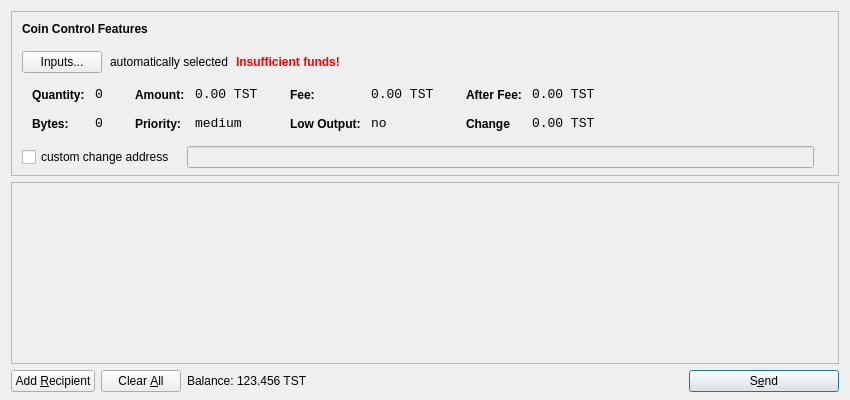
<?xml version="1.0" encoding="UTF-8"?>
<ui version="4.0">
 <class>SendCoinsDialog</class>
 <widget class="QDialog" name="SendCoinsDialog">
  <property name="geometry">
   <rect>
    <x>0</x>
    <y>0</y>
    <width>850</width>
    <height>400</height>
   </rect>
  </property>
  <property name="windowTitle">
   <string>Send Coins</string>
  </property>
  <layout class="QVBoxLayout" name="verticalLayout" stretch="0,1,0">
   <property name="bottomMargin">
    <number>8</number>
   </property>
   <item>
    <widget class="QFrame" name="frameCoinControl">
     <property name="sizePolicy">
      <sizepolicy hsizetype="Expanding" vsizetype="Expanding">
       <horstretch>0</horstretch>
       <verstretch>0</verstretch>
      </sizepolicy>
     </property>
     <property name="maximumSize">
      <size>
       <width>16777215</width>
       <height>16777215</height>
      </size>
     </property>
     <property name="frameShape">
      <enum>QFrame::StyledPanel</enum>
     </property>
     <property name="frameShadow">
      <enum>QFrame::Sunken</enum>
     </property>
     <layout class="QVBoxLayout" name="verticalLayoutCoinControl2">
      <property name="spacing">
       <number>-1</number>
      </property>
      <property name="leftMargin">
       <number>0</number>
      </property>
      <property name="topMargin">
       <number>0</number>
      </property>
      <property name="rightMargin">
       <number>0</number>
      </property>
      <property name="bottomMargin">
       <number>6</number>
      </property>
      <item>
       <layout class="QVBoxLayout" name="verticalLayoutCoinControl" stretch="0,0,0,0,1">
        <property name="spacing">
         <number>0</number>
        </property>
        <property name="leftMargin">
         <number>10</number>
        </property>
        <property name="topMargin">
         <number>10</number>
        </property>
        <item>
         <layout class="QHBoxLayout" name="horizontalLayoutCoinControl1">
          <property name="bottomMargin">
           <number>15</number>
          </property>
          <item>
           <widget class="QLabel" name="labelCoinControlFeatures">
            <property name="sizePolicy">
             <sizepolicy hsizetype="Preferred" vsizetype="Maximum">
              <horstretch>0</horstretch>
              <verstretch>0</verstretch>
             </sizepolicy>
            </property>
            <property name="font">
             <font>
              <weight>75</weight>
              <bold>true</bold>
             </font>
            </property>
            <property name="styleSheet">
             <string notr="true">font-weight:bold;</string>
            </property>
            <property name="text">
             <string>Coin Control Features</string>
            </property>
           </widget>
          </item>
         </layout>
        </item>
        <item>
         <layout class="QHBoxLayout" name="horizontalLayoutCoinControl2" stretch="0,0,0,0">
          <property name="spacing">
           <number>8</number>
          </property>
          <property name="bottomMargin">
           <number>10</number>
          </property>
          <item>
           <widget class="QPushButton" name="pushButtonCoinControl">
            <property name="styleSheet">
             <string notr="true"/>
            </property>
            <property name="text">
             <string>Inputs...</string>
            </property>
           </widget>
          </item>
          <item>
           <widget class="QLabel" name="labelCoinControlAutomaticallySelected">
            <property name="text">
             <string>automatically selected</string>
            </property>
            <property name="margin">
             <number>5</number>
            </property>
           </widget>
          </item>
          <item>
           <widget class="QLabel" name="labelCoinControlInsuffFunds">
            <property name="font">
             <font>
              <weight>75</weight>
              <bold>true</bold>
             </font>
            </property>
            <property name="styleSheet">
             <string notr="true">color:red;font-weight:bold;</string>
            </property>
            <property name="text">
             <string>Insufficient funds!</string>
            </property>
            <property name="margin">
             <number>5</number>
            </property>
           </widget>
          </item>
          <item>
           <spacer name="horizontalSpacerCoinControl">
            <property name="orientation">
             <enum>Qt::Horizontal</enum>
            </property>
            <property name="sizeHint" stdset="0">
             <size>
              <width>40</width>
              <height>1</height>
             </size>
            </property>
           </spacer>
          </item>
         </layout>
        </item>
        <item>
         <widget class="QWidget" name="widgetCoinControl" native="true">
          <property name="sizePolicy">
           <sizepolicy hsizetype="Preferred" vsizetype="Preferred">
            <horstretch>0</horstretch>
            <verstretch>0</verstretch>
           </sizepolicy>
          </property>
          <property name="minimumSize">
           <size>
            <width>0</width>
            <height>0</height>
           </size>
          </property>
          <property name="styleSheet">
           <string notr="true"/>
          </property>
          <layout class="QHBoxLayout" name="horizontalLayoutCoinControl5">
           <property name="margin">
            <number>0</number>
           </property>
           <item>
            <layout class="QHBoxLayout" name="horizontalLayoutCoinControl3" stretch="0,0,0,1">
             <property name="spacing">
              <number>20</number>
             </property>
             <property name="topMargin">
              <number>0</number>
             </property>
             <property name="bottomMargin">
              <number>10</number>
             </property>
             <item>
              <layout class="QFormLayout" name="formLayoutCoinControl1">
               <property name="horizontalSpacing">
                <number>10</number>
               </property>
               <property name="verticalSpacing">
                <number>14</number>
               </property>
               <property name="leftMargin">
                <number>10</number>
               </property>
               <property name="topMargin">
                <number>4</number>
               </property>
               <property name="rightMargin">
                <number>6</number>
               </property>
               <item row="0" column="0">
                <widget class="QLabel" name="labelCoinControlQuantityText">
                 <property name="styleSheet">
                  <string notr="true">font-weight:bold;</string>
                 </property>
                 <property name="text">
                  <string>Quantity:</string>
                 </property>
                 <property name="margin">
                  <number>0</number>
                 </property>
                </widget>
               </item>
               <item row="0" column="1">
                <widget class="QLabel" name="labelCoinControlQuantity">
                 <property name="font">
                  <font>
                   <family>Monospace</family>
                   <pointsize>10</pointsize>
                  </font>
                 </property>
                 <property name="cursor">
                  <cursorShape>IBeamCursor</cursorShape>
                 </property>
                 <property name="contextMenuPolicy">
                  <enum>Qt::ActionsContextMenu</enum>
                 </property>
                 <property name="text">
                  <string>0</string>
                 </property>
                 <property name="margin">
                  <number>0</number>
                 </property>
                 <property name="textInteractionFlags">
                  <set>Qt::LinksAccessibleByMouse|Qt::TextSelectableByKeyboard|Qt::TextSelectableByMouse</set>
                 </property>
                </widget>
               </item>
               <item row="1" column="0">
                <widget class="QLabel" name="labelCoinControlBytesText">
                 <property name="styleSheet">
                  <string notr="true">font-weight:bold;</string>
                 </property>
                 <property name="text">
                  <string>Bytes:</string>
                 </property>
                </widget>
               </item>
               <item row="1" column="1">
                <widget class="QLabel" name="labelCoinControlBytes">
                 <property name="font">
                  <font>
                   <family>Monospace</family>
                   <pointsize>10</pointsize>
                  </font>
                 </property>
                 <property name="cursor">
                  <cursorShape>IBeamCursor</cursorShape>
                 </property>
                 <property name="contextMenuPolicy">
                  <enum>Qt::ActionsContextMenu</enum>
                 </property>
                 <property name="text">
                  <string>0</string>
                 </property>
                 <property name="textInteractionFlags">
                  <set>Qt::LinksAccessibleByMouse|Qt::TextSelectableByKeyboard|Qt::TextSelectableByMouse</set>
                 </property>
                </widget>
               </item>
              </layout>
             </item>
             <item>
              <layout class="QFormLayout" name="formLayoutCoinControl2">
               <property name="horizontalSpacing">
                <number>10</number>
               </property>
               <property name="verticalSpacing">
                <number>14</number>
               </property>
               <property name="leftMargin">
                <number>6</number>
               </property>
               <property name="topMargin">
                <number>4</number>
               </property>
               <property name="rightMargin">
                <number>6</number>
               </property>
               <item row="0" column="0">
                <widget class="QLabel" name="labelCoinControlAmountText">
                 <property name="styleSheet">
                  <string notr="true">font-weight:bold;</string>
                 </property>
                 <property name="text">
                  <string>Amount:</string>
                 </property>
                 <property name="margin">
                  <number>0</number>
                 </property>
                </widget>
               </item>
               <item row="0" column="1">
                <widget class="QLabel" name="labelCoinControlAmount">
                 <property name="font">
                  <font>
                   <family>Monospace</family>
                   <pointsize>10</pointsize>
                  </font>
                 </property>
                 <property name="cursor">
                  <cursorShape>IBeamCursor</cursorShape>
                 </property>
                 <property name="contextMenuPolicy">
                  <enum>Qt::ActionsContextMenu</enum>
                 </property>
                 <property name="text">
                  <string>0.00 TST</string>
                 </property>
                 <property name="textInteractionFlags">
                  <set>Qt::LinksAccessibleByMouse|Qt::TextSelectableByKeyboard|Qt::TextSelectableByMouse</set>
                 </property>
                </widget>
               </item>
               <item row="1" column="0">
                <widget class="QLabel" name="labelCoinControlPriorityText">
                 <property name="styleSheet">
                  <string notr="true">font-weight:bold;</string>
                 </property>
                 <property name="text">
                  <string>Priority:</string>
                 </property>
                </widget>
               </item>
               <item row="1" column="1">
                <widget class="QLabel" name="labelCoinControlPriority">
                 <property name="font">
                  <font>
                   <family>Monospace</family>
                   <pointsize>10</pointsize>
                  </font>
                 </property>
                 <property name="cursor">
                  <cursorShape>IBeamCursor</cursorShape>
                 </property>
                 <property name="contextMenuPolicy">
                  <enum>Qt::ActionsContextMenu</enum>
                 </property>
                 <property name="text">
                  <string>medium</string>
                 </property>
                 <property name="textInteractionFlags">
                  <set>Qt::LinksAccessibleByMouse|Qt::TextSelectableByKeyboard|Qt::TextSelectableByMouse</set>
                 </property>
                </widget>
               </item>
              </layout>
             </item>
             <item>
              <layout class="QFormLayout" name="formLayoutCoinControl3">
               <property name="horizontalSpacing">
                <number>10</number>
               </property>
               <property name="verticalSpacing">
                <number>14</number>
               </property>
               <property name="leftMargin">
                <number>6</number>
               </property>
               <property name="topMargin">
                <number>4</number>
               </property>
               <property name="rightMargin">
                <number>6</number>
               </property>
               <item row="0" column="0">
                <widget class="QLabel" name="labelCoinControlFeeText">
                 <property name="styleSheet">
                  <string notr="true">font-weight:bold;</string>
                 </property>
                 <property name="text">
                  <string>Fee:</string>
                 </property>
                 <property name="margin">
                  <number>0</number>
                 </property>
                </widget>
               </item>
               <item row="0" column="1">
                <widget class="QLabel" name="labelCoinControlFee">
                 <property name="font">
                  <font>
                   <family>Monospace</family>
                   <pointsize>10</pointsize>
                  </font>
                 </property>
                 <property name="cursor">
                  <cursorShape>IBeamCursor</cursorShape>
                 </property>
                 <property name="contextMenuPolicy">
                  <enum>Qt::ActionsContextMenu</enum>
                 </property>
                 <property name="text">
                  <string>0.00 TST</string>
                 </property>
                 <property name="textInteractionFlags">
                  <set>Qt::LinksAccessibleByMouse|Qt::TextSelectableByKeyboard|Qt::TextSelectableByMouse</set>
                 </property>
                </widget>
               </item>
               <item row="1" column="0">
                <widget class="QLabel" name="labelCoinControlLowOutputText">
                 <property name="styleSheet">
                  <string notr="true">font-weight:bold;</string>
                 </property>
                 <property name="text">
                  <string>Low Output:</string>
                 </property>
                </widget>
               </item>
               <item row="1" column="1">
                <widget class="QLabel" name="labelCoinControlLowOutput">
                 <property name="font">
                  <font>
                   <family>Monospace</family>
                   <pointsize>10</pointsize>
                  </font>
                 </property>
                 <property name="cursor">
                  <cursorShape>IBeamCursor</cursorShape>
                 </property>
                 <property name="contextMenuPolicy">
                  <enum>Qt::ActionsContextMenu</enum>
                 </property>
                 <property name="text">
                  <string>no</string>
                 </property>
                 <property name="textInteractionFlags">
                  <set>Qt::LinksAccessibleByMouse|Qt::TextSelectableByKeyboard|Qt::TextSelectableByMouse</set>
                 </property>
                </widget>
               </item>
              </layout>
             </item>
             <item>
              <layout class="QFormLayout" name="formLayoutCoinControl4">
               <property name="horizontalSpacing">
                <number>10</number>
               </property>
               <property name="verticalSpacing">
                <number>14</number>
               </property>
               <property name="leftMargin">
                <number>6</number>
               </property>
               <property name="topMargin">
                <number>4</number>
               </property>
               <property name="rightMargin">
                <number>6</number>
               </property>
               <item row="0" column="0">
                <widget class="QLabel" name="labelCoinControlAfterFeeText">
                 <property name="styleSheet">
                  <string notr="true">font-weight:bold;</string>
                 </property>
                 <property name="text">
                  <string>After Fee:</string>
                 </property>
                 <property name="margin">
                  <number>0</number>
                 </property>
                </widget>
               </item>
               <item row="0" column="1">
                <widget class="QLabel" name="labelCoinControlAfterFee">
                 <property name="font">
                  <font>
                   <family>Monospace</family>
                   <pointsize>10</pointsize>
                  </font>
                 </property>
                 <property name="cursor">
                  <cursorShape>IBeamCursor</cursorShape>
                 </property>
                 <property name="contextMenuPolicy">
                  <enum>Qt::ActionsContextMenu</enum>
                 </property>
                 <property name="text">
                  <string>0.00 TST</string>
                 </property>
                 <property name="textInteractionFlags">
                  <set>Qt::LinksAccessibleByMouse|Qt::TextSelectableByKeyboard|Qt::TextSelectableByMouse</set>
                 </property>
                </widget>
               </item>
               <item row="1" column="0">
                <widget class="QLabel" name="labelCoinControlChangeText">
                 <property name="styleSheet">
                  <string notr="true">font-weight:bold;</string>
                 </property>
                 <property name="text">
                  <string>Change</string>
                 </property>
                </widget>
               </item>
               <item row="1" column="1">
                <widget class="QLabel" name="labelCoinControlChange">
                 <property name="font">
                  <font>
                   <family>Monospace</family>
                   <pointsize>10</pointsize>
                  </font>
                 </property>
                 <property name="cursor">
                  <cursorShape>IBeamCursor</cursorShape>
                 </property>
                 <property name="contextMenuPolicy">
                  <enum>Qt::ActionsContextMenu</enum>
                 </property>
                 <property name="text">
                  <string>0.00 TST</string>
                 </property>
                 <property name="textInteractionFlags">
                  <set>Qt::LinksAccessibleByMouse|Qt::TextSelectableByKeyboard|Qt::TextSelectableByMouse</set>
                 </property>
                </widget>
               </item>
              </layout>
             </item>
            </layout>
           </item>
          </layout>
         </widget>
        </item>
        <item>
         <layout class="QHBoxLayout" name="horizontalLayoutCoinControl4" stretch="0,0,0">
          <property name="spacing">
           <number>12</number>
          </property>
          <property name="sizeConstraint">
           <enum>QLayout::SetDefaultConstraint</enum>
          </property>
          <property name="topMargin">
           <number>5</number>
          </property>
          <property name="rightMargin">
           <number>5</number>
          </property>
          <item>
           <widget class="QCheckBox" name="checkBoxCoinControlChange">
            <property name="text">
             <string>custom change address</string>
            </property>
           </widget>
          </item>
          <item>
           <widget class="QLineEdit" name="lineEditCoinControlChange">
            <property name="enabled">
             <bool>false</bool>
            </property>
            <property name="sizePolicy">
             <sizepolicy hsizetype="Expanding" vsizetype="Fixed">
              <horstretch>0</horstretch>
              <verstretch>0</verstretch>
             </sizepolicy>
            </property>
           </widget>
          </item>
          <item>
           <widget class="QLabel" name="labelCoinControlChangeLabel">
            <property name="sizePolicy">
             <sizepolicy hsizetype="Preferred" vsizetype="Expanding">
              <horstretch>0</horstretch>
              <verstretch>0</verstretch>
             </sizepolicy>
            </property>
            <property name="minimumSize">
             <size>
              <width>0</width>
              <height>0</height>
             </size>
            </property>
            <property name="text">
             <string/>
            </property>
            <property name="margin">
             <number>3</number>
            </property>
           </widget>
          </item>
         </layout>
        </item>
        <item>
         <spacer name="verticalSpacerCoinControl">
          <property name="orientation">
           <enum>Qt::Vertical</enum>
          </property>
          <property name="sizeHint" stdset="0">
           <size>
            <width>800</width>
            <height>1</height>
           </size>
          </property>
         </spacer>
        </item>
       </layout>
      </item>
     </layout>
    </widget>
   </item>
   <item>
    <widget class="QScrollArea" name="scrollArea">
     <property name="widgetResizable">
      <bool>true</bool>
     </property>
     <widget class="QWidget" name="scrollAreaWidgetContents">
      <property name="geometry">
       <rect>
        <x>0</x>
        <y>0</y>
        <width>830</width>
        <height>165</height>
       </rect>
      </property>
      <layout class="QVBoxLayout" name="verticalLayout_2">
       <property name="margin">
        <number>0</number>
       </property>
       <item>
        <layout class="QVBoxLayout" name="entries">
         <property name="spacing">
          <number>6</number>
         </property>
        </layout>
       </item>
       <item>
        <spacer name="verticalSpacer">
         <property name="orientation">
          <enum>Qt::Vertical</enum>
         </property>
         <property name="sizeHint" stdset="0">
          <size>
           <width>20</width>
           <height>40</height>
          </size>
         </property>
        </spacer>
       </item>
      </layout>
     </widget>
    </widget>
   </item>
   <item>
    <layout class="QHBoxLayout" name="horizontalLayout">
     <item>
      <widget class="QPushButton" name="addButton">
       <property name="toolTip">
        <string>Send to multiple recipients at once</string>
       </property>
       <property name="text">
        <string>Add &amp;Recipient</string>
       </property>
       <property name="icon">
        <iconset resource="../bitcoin.qrc">
         <normaloff>:/icons/add</normaloff>:/icons/add</iconset>
       </property>
       <property name="autoDefault">
        <bool>false</bool>
       </property>
      </widget>
     </item>
     <item>
      <widget class="QPushButton" name="clearButton">
       <property name="sizePolicy">
        <sizepolicy hsizetype="Minimum" vsizetype="Fixed">
         <horstretch>0</horstretch>
         <verstretch>0</verstretch>
        </sizepolicy>
       </property>
       <property name="toolTip">
        <string>Remove all transaction fields</string>
       </property>
       <property name="text">
        <string>Clear &amp;All</string>
       </property>
       <property name="icon">
        <iconset resource="../bitcoin.qrc">
         <normaloff>:/icons/remove</normaloff>:/icons/remove</iconset>
       </property>
       <property name="autoRepeatDelay">
        <number>300</number>
       </property>
       <property name="autoDefault">
        <bool>false</bool>
       </property>
      </widget>
     </item>
     <item>
      <layout class="QHBoxLayout" name="horizontalLayout_2">
       <property name="spacing">
        <number>3</number>
       </property>
       <item>
        <widget class="QLabel" name="label">
         <property name="sizePolicy">
          <sizepolicy hsizetype="Preferred" vsizetype="Fixed">
           <horstretch>0</horstretch>
           <verstretch>0</verstretch>
          </sizepolicy>
         </property>
         <property name="text">
          <string>Balance:</string>
         </property>
        </widget>
       </item>
       <item>
        <widget class="QLabel" name="labelBalance">
         <property name="sizePolicy">
          <sizepolicy hsizetype="Preferred" vsizetype="Fixed">
           <horstretch>0</horstretch>
           <verstretch>0</verstretch>
          </sizepolicy>
         </property>
         <property name="cursor">
          <cursorShape>IBeamCursor</cursorShape>
         </property>
         <property name="text">
          <string>123.456 TST</string>
         </property>
         <property name="textInteractionFlags">
          <set>Qt::LinksAccessibleByMouse|Qt::TextSelectableByKeyboard|Qt::TextSelectableByMouse</set>
         </property>
        </widget>
       </item>
      </layout>
     </item>
     <item>
      <spacer name="horizontalSpacer">
       <property name="orientation">
        <enum>Qt::Horizontal</enum>
       </property>
       <property name="sizeHint" stdset="0">
        <size>
         <width>40</width>
         <height>20</height>
        </size>
       </property>
      </spacer>
     </item>
     <item>
      <widget class="QPushButton" name="sendButton">
       <property name="minimumSize">
        <size>
         <width>150</width>
         <height>0</height>
        </size>
       </property>
       <property name="toolTip">
        <string>Confirm the send action</string>
       </property>
       <property name="text">
        <string>S&amp;end</string>
       </property>
       <property name="icon">
        <iconset resource="../bitcoin.qrc">
         <normaloff>:/icons/send</normaloff>:/icons/send</iconset>
       </property>
       <property name="default">
        <bool>true</bool>
       </property>
      </widget>
     </item>
    </layout>
   </item>
  </layout>
 </widget>
 <resources>
  <include location="../bitcoin.qrc"/>
 </resources>
 <connections/>
</ui>
